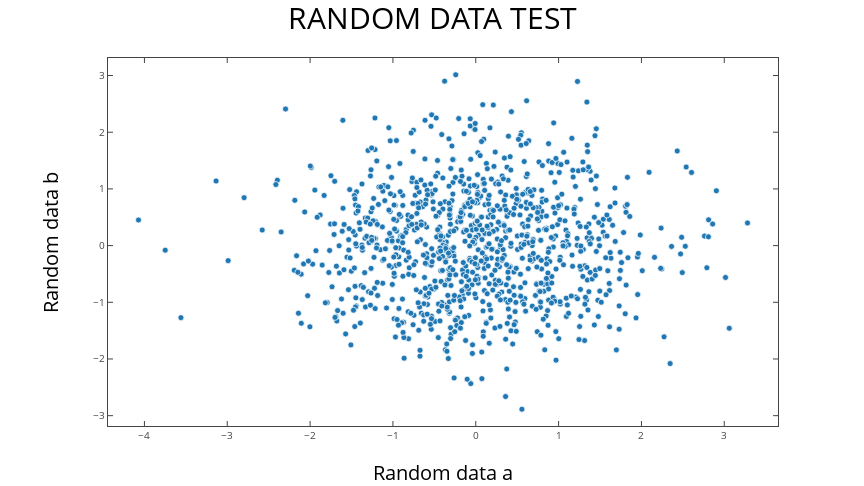

The notebook cell this image was saved under:
### Code cell
# Generate plot using matplotlib - seaborn
scatter = plt.figure(figsize=(12, 6.75))
sns.scatterplot(x='a', y='b', data=random)
plt.xlabel('Random data a', fontsize = 20)
plt.ylabel('Random data b', fontsize = 20)
plt.title('RANDOM DATA TEST', fontsize = 30)

# Export plot to plotly object
scatter_fig = tls.mpl_to_plotly(scatter)

# Plot with plotly
iplot(scatter_fig, filename = 'cufflins/random_data')

### Figure 1 — Plotly figure (JSON) as saved in the notebook; plotly's stock layout.template omitted (floating-point values rounded to 4 significant figures; data arrays with more than 128 entries replaced by an {"elided": "..."} marker saying what was removed)
{"data": [{"marker": {"color": "rgba(31,119,180,1.0)", "line": {"color": "rgba(255,255,255,1.0)", "width": 0.75}, "size": 6, "symbol": "circle"}, "mode": "markers", "type": "scatter", "uid": "ba809f22-1075-45dd-ad34-cfd4c85abead", "x": {"elided": "1000 float values"}, "xaxis": "x", "y": {"elided": "1000 float values"}, "yaxis": "y"}], "layout": {"autosize": false, "height": 486, "hovermode": "closest", "margin": {"b": 60, "l": 108, "pad": 0, "r": 86, "t": 58}, "showlegend": false, "title": {"font": {"color": "#000000", "size": 30}, "text": "RANDOM DATA TEST"}, "width": 864, "xaxis": {"anchor": "y", "domain": [0, 1], "mirror": "ticks", "nticks": 10, "range": [-4.44, 3.649], "showgrid": false, "showline": true, "side": "bottom", "tickfont": {"size": 10}, "ticks": "inside", "title": {"font": {"color": "#000000", "size": 20}, "text": "Random data a"}, "type": "linear", "zeroline": false}, "yaxis": {"anchor": "x", "domain": [0, 1], "mirror": "ticks", "nticks": 9, "range": [-3.182, 3.309], "showgrid": false, "showline": true, "side": "left", "tickfont": {"size": 10}, "ticks": "inside", "title": {"font": {"color": "#000000", "size": 20}, "text": "Random data b"}, "type": "linear", "zeroline": false}}}
